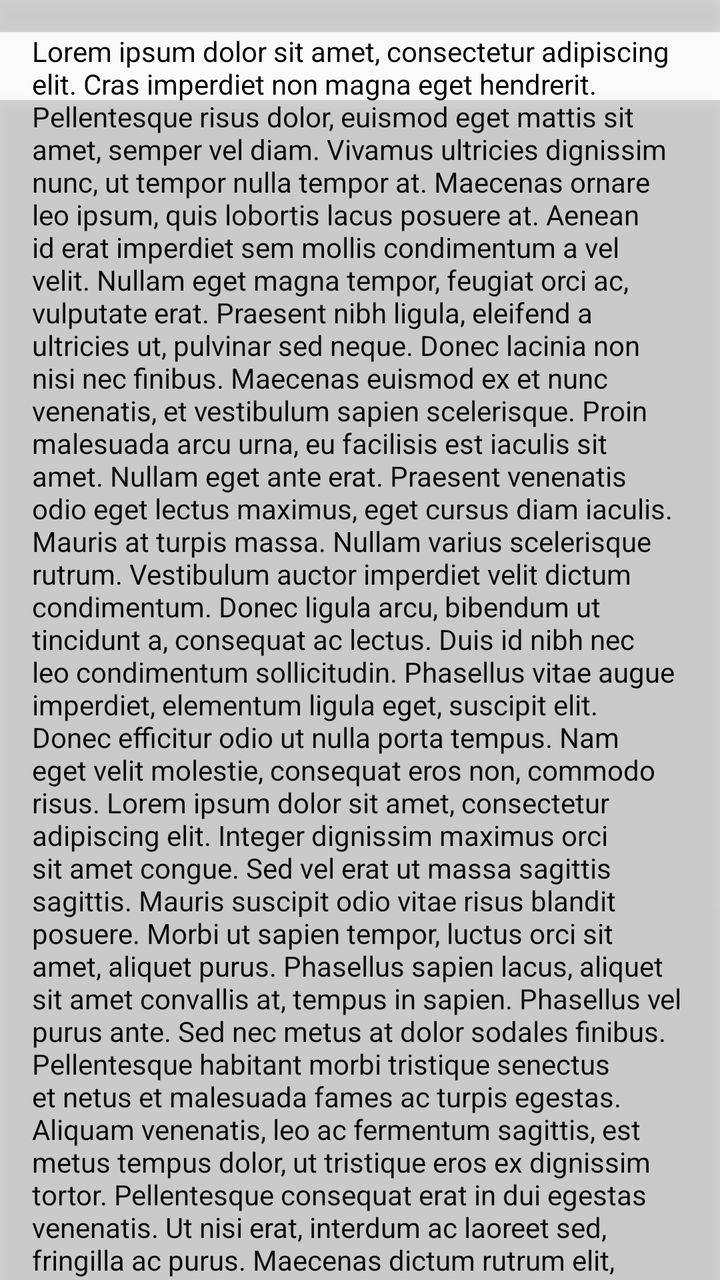
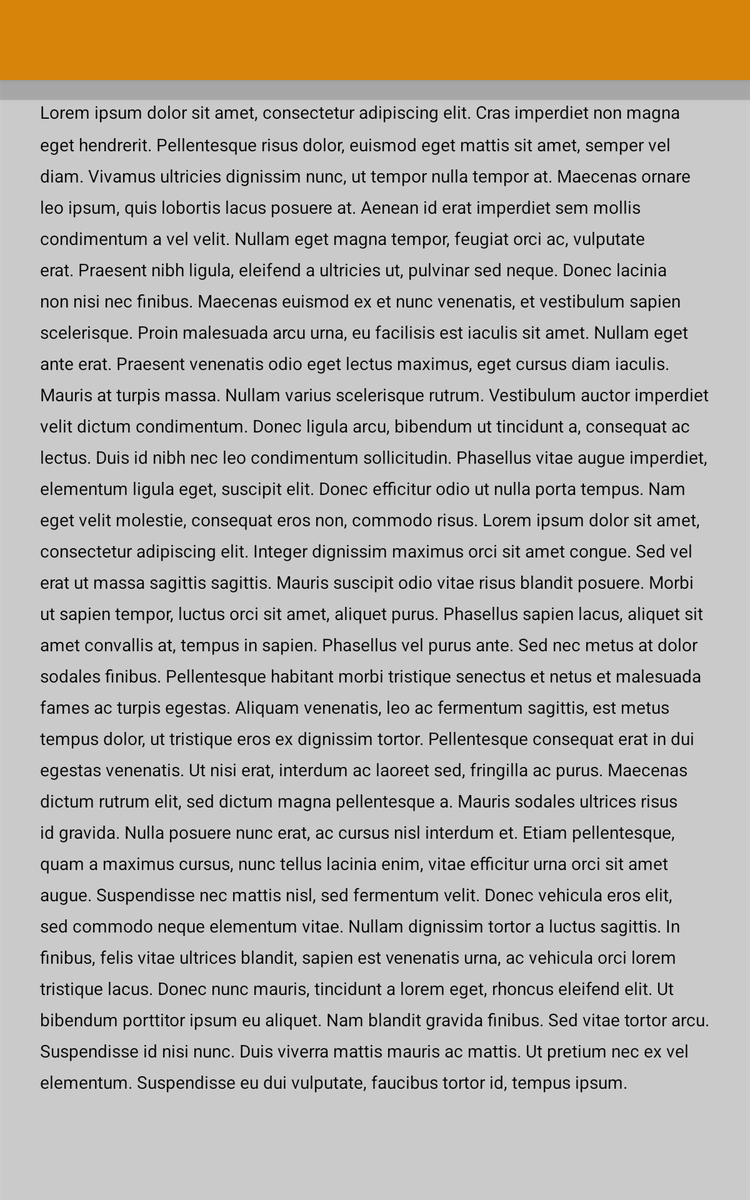

One screen, two layout resources from the same app: the default and the repository's alternative for another configuration. Each is rendered where Android would select it; the XML of both is given below.
<!-- AndroidManifest.xml: application theme AppTheme.MainActivity -->
<!-- res/layout/play_speech_fragment.xml -->
<?xml version="1.0" encoding="utf-8"?>
<FrameLayout xmlns:android="http://schemas.android.com/apk/res/android"
    xmlns:tools="http://schemas.android.com/tools"
    xmlns:app="http://schemas.android.com/apk/res-auto"
    android:orientation="vertical"
    android:layout_width="match_parent"
    android:layout_height="match_parent">

    <ScrollView
        android:layout_width="match_parent"
        android:layout_height="match_parent"
        android:id="@+id/scrollView"
        >
        <TextView
            android:layout_width="match_parent"
            android:layout_height="match_parent"
            android:layout_marginTop="@dimen/list_side_margin"
            android:layout_marginLeft="@dimen/list_side_margin"
            android:layout_marginRight="@dimen/list_side_margin"
            tools:text="@string/test_speech_value"
            android:textColor="@color/textColor"
            />
    </ScrollView>
    <View
        android:layout_width="match_parent"
        android:layout_height="@dimen/list_side_margin"
        android:background="@color/overlay"
        android:elevation="@dimen/appbar_elevation"
        android:layout_alignTop="@id/scrollView"
        />

    <View
        android:layout_width="match_parent"
        android:layout_height="match_parent"
        android:layout_marginTop="@dimen/scrolling_view_gap"
        android:layout_alignParentBottom="true"
        android:elevation="@dimen/appbar_elevation"
        android:background="@color/overlay"/>


</FrameLayout>
<!-- resources referenced by this layout -->
<resources>
  <color name="overlay">#33333333</color>
  <color name="textColor">#000000</color>
  <dimen name="appbar_elevation">4dp</dimen>
  <dimen name="list_side_margin">16dp</dimen>
  <dimen name="scrolling_view_gap">50dp</dimen>
  <string name="test_speech_value" translatable="false">Lorem ipsum dolor sit amet, consectetur adipiscing elit. Cras imperdiet non magna eget hendrerit. Pellentesque risus dolor, euismod eget mattis sit amet, semper vel diam. Vivamus ultricies dignissim nunc, ut tempor nulla tempor at. Maecenas ornare leo ipsum, quis lobortis lacus posuere at. Aenean id erat imperdiet sem mollis condimentum a vel velit. Nullam eget magna tempor, feugiat orci ac, vulputate erat. Praesent nibh ligula, eleifend a ultricies ut, pulvinar sed neque. Donec lacinia non nisi nec finibus. Maecenas euismod ex et nunc venenatis, et vestibulum sapien scelerisque. Proin malesuada arcu urna, eu facilisis est iaculis sit amet. Nullam eget ante erat.
  
  Praesent venenatis odio eget lectus maximus, eget cursus diam iaculis. Mauris at turpis massa. Nullam varius scelerisque rutrum. Vestibulum auctor imperdiet velit dictum condimentum. Donec ligula arcu, bibendum ut tincidunt a, consequat ac lectus. Duis id nibh nec leo condimentum sollicitudin. Phasellus vitae augue imperdiet, elementum ligula eget, suscipit elit. Donec efficitur odio ut nulla porta tempus. Nam eget velit molestie, consequat eros non, commodo risus. Lorem ipsum dolor sit amet, consectetur adipiscing elit. Integer dignissim maximus orci sit amet congue. Sed vel erat ut massa sagittis sagittis.
  
  Mauris suscipit odio vitae risus blandit posuere. Morbi ut sapien tempor, luctus orci sit amet, aliquet purus. Phasellus sapien lacus, aliquet sit amet convallis at, tempus in sapien. Phasellus vel purus ante. Sed nec metus at dolor sodales finibus. Pellentesque habitant morbi tristique senectus et netus et malesuada fames ac turpis egestas. Aliquam venenatis, leo ac fermentum sagittis, est metus tempus dolor, ut tristique eros ex dignissim tortor. Pellentesque consequat erat in dui egestas venenatis. Ut nisi erat, interdum ac laoreet sed, fringilla ac purus. Maecenas dictum rutrum elit, sed dictum magna pellentesque a.
  
  Mauris sodales ultrices risus id gravida. Nulla posuere nunc erat, ac cursus nisl interdum et. Etiam pellentesque, quam a maximus cursus, nunc tellus lacinia enim, vitae efficitur urna orci sit amet augue. Suspendisse nec mattis nisl, sed fermentum velit. Donec vehicula eros elit, sed commodo neque elementum vitae. Nullam dignissim tortor a luctus sagittis. In finibus, felis vitae ultrices blandit, sapien est venenatis urna, ac vehicula orci lorem tristique lacus.
  
  Donec nunc mauris, tincidunt a lorem eget, rhoncus eleifend elit. Ut bibendum porttitor ipsum eu aliquet. Nam blandit gravida finibus. Sed vitae tortor arcu. Suspendisse id nisi nunc. Duis viverra mattis mauris ac mattis. Ut pretium nec ex vel elementum. Suspendisse eu dui vulputate, faucibus tortor id, tempus ipsum.</string>
  <!-- from res/values-v21/ -->
  <style name="AppTheme.MainActivity" parent="@style/Theme.AppCompat.Light.NoActionBar">
          <item name="colorPrimary">@color/colorPrimary</item>
          <item name="colorPrimaryDark">@color/colorPrimaryDark</item>
          <item name="colorAccent">@color/colorAccent</item>
          <item name="android:textColorSecondary">@color/white</item>
          <item name="android:windowEnterTransition">@transition/slide_out</item>
          <item name="android:windowExitTransition">@transition/slide_out</item>
      </style>
  <color name="colorPrimary">#FF9800</color>
  <color name="colorPrimaryDark">#F57C00</color>
  <color name="colorAccent">#76FF03</color>
</resources>
<!-- res/layout-sw600dp/play_speech_fragment.xml (the repository's variant of the layout above) -->
<!-- drawn on a 7-inch tablet held upright -->
<?xml version="1.0" encoding="utf-8"?>
<FrameLayout xmlns:android="http://schemas.android.com/apk/res/android"
    xmlns:tools="http://schemas.android.com/tools"
    xmlns:app="http://schemas.android.com/apk/res-auto"
    android:layout_width="match_parent"
    android:layout_height="match_parent">

    <android.support.v7.widget.Toolbar
        android:id="@+id/toolbar"
        android:layout_width="match_parent"
        android:layout_height="?android:actionBarSize"
        android:elevation="@dimen/appbar_elevation"
        android:background="@color/colorPrimary"
        android:theme="@style/ThemeOverlay.AppCompat.Dark">

    </android.support.v7.widget.Toolbar>
    <ScrollView
        android:layout_width="match_parent"
        android:layout_height="match_parent"
        android:layout_marginTop="?android:actionBarSize"
        android:id="@+id/play_speech_scroll_view"
        >
        <TextView
            android:id="@+id/play_speech_display"
            android:layout_width="match_parent"
            android:layout_height="match_parent"
            android:layout_marginLeft="@dimen/list_side_margin"
            android:layout_marginRight="@dimen/list_side_margin"
            android:padding="@dimen/list_side_margin"
            android:lineSpacingMultiplier="@dimen/line_height"
            tools:text="@string/test_speech_value"
            android:textColor="@color/textColor"
            android:textDirection="anyRtl"
            />
    </ScrollView>
    <View
        android:id="@+id/play_speech_top_overlay"
        android:layout_width="match_parent"
        android:layout_height="@dimen/list_side_margin"
        android:layout_marginTop="?android:actionBarSize"
        android:background="@color/overlay"
        android:elevation="@dimen/appbar_elevation"
        android:layout_alignTop="@id/scrollView"
        />

    <View
        android:id="@+id/play_speech_bottom_overlay"
        android:layout_width="match_parent"
        android:layout_height="wrap_content"
        android:layout_gravity="bottom"
        android:elevation="@dimen/appbar_elevation"
        android:background="@color/overlay"/>

    <TextView
        android:id="@+id/countdowntimer"
        android:layout_width="wrap_content"
        android:layout_height="wrap_content"
        android:background="@color/cardview_dark_background"
        android:textColor="@color/titleColor"
        android:textAppearance="@style/TextAppearance.AppCompat.Large"
        android:layout_gravity="center"
        android:padding="@dimen/speech_side_margin"
        android:paddingLeft="@dimen/speech_side_margin"
        android:visibility="gone"
        android:textDirection="anyRtl"/>
</FrameLayout>
<!-- resources referenced by the variant -->
<!-- as a 7-inch tablet held upright resolves them -->
<resources>
  <color name="colorPrimary">#FF9800</color>
  <color name="overlay">#33333333</color>
  <color name="textColor">#000000</color>
  <dimen name="appbar_elevation">4dp</dimen>
  <item name="line_height" format="float" type="dimen">1.5</item>
  <dimen name="list_side_margin">16dp</dimen>
  <!-- from res/values-sw600dp/ -->
  <dimen name="speech_side_margin">32dp</dimen>
  <string name="test_speech_value" translatable="false">Lorem ipsum dolor sit amet, consectetur adipiscing elit. Cras imperdiet non magna eget hendrerit. Pellentesque risus dolor, euismod eget mattis sit amet, semper vel diam. Vivamus ultricies dignissim nunc, ut tempor nulla tempor at. Maecenas ornare leo ipsum, quis lobortis lacus posuere at. Aenean id erat imperdiet sem mollis condimentum a vel velit. Nullam eget magna tempor, feugiat orci ac, vulputate erat. Praesent nibh ligula, eleifend a ultricies ut, pulvinar sed neque. Donec lacinia non nisi nec finibus. Maecenas euismod ex et nunc venenatis, et vestibulum sapien scelerisque. Proin malesuada arcu urna, eu facilisis est iaculis sit amet. Nullam eget ante erat.
  
  Praesent venenatis odio eget lectus maximus, eget cursus diam iaculis. Mauris at turpis massa. Nullam varius scelerisque rutrum. Vestibulum auctor imperdiet velit dictum condimentum. Donec ligula arcu, bibendum ut tincidunt a, consequat ac lectus. Duis id nibh nec leo condimentum sollicitudin. Phasellus vitae augue imperdiet, elementum ligula eget, suscipit elit. Donec efficitur odio ut nulla porta tempus. Nam eget velit molestie, consequat eros non, commodo risus. Lorem ipsum dolor sit amet, consectetur adipiscing elit. Integer dignissim maximus orci sit amet congue. Sed vel erat ut massa sagittis sagittis.
  
  Mauris suscipit odio vitae risus blandit posuere. Morbi ut sapien tempor, luctus orci sit amet, aliquet purus. Phasellus sapien lacus, aliquet sit amet convallis at, tempus in sapien. Phasellus vel purus ante. Sed nec metus at dolor sodales finibus. Pellentesque habitant morbi tristique senectus et netus et malesuada fames ac turpis egestas. Aliquam venenatis, leo ac fermentum sagittis, est metus tempus dolor, ut tristique eros ex dignissim tortor. Pellentesque consequat erat in dui egestas venenatis. Ut nisi erat, interdum ac laoreet sed, fringilla ac purus. Maecenas dictum rutrum elit, sed dictum magna pellentesque a.
  
  Mauris sodales ultrices risus id gravida. Nulla posuere nunc erat, ac cursus nisl interdum et. Etiam pellentesque, quam a maximus cursus, nunc tellus lacinia enim, vitae efficitur urna orci sit amet augue. Suspendisse nec mattis nisl, sed fermentum velit. Donec vehicula eros elit, sed commodo neque elementum vitae. Nullam dignissim tortor a luctus sagittis. In finibus, felis vitae ultrices blandit, sapien est venenatis urna, ac vehicula orci lorem tristique lacus.
  
  Donec nunc mauris, tincidunt a lorem eget, rhoncus eleifend elit. Ut bibendum porttitor ipsum eu aliquet. Nam blandit gravida finibus. Sed vitae tortor arcu. Suspendisse id nisi nunc. Duis viverra mattis mauris ac mattis. Ut pretium nec ex vel elementum. Suspendisse eu dui vulputate, faucibus tortor id, tempus ipsum.</string>
  <!-- from res/values-sw600dp/ -->
  <style name="AppTheme.MainActivity" parent="@style/Theme.AppCompat.Light.DarkActionBar">
          <item name="colorPrimary">@color/colorPrimary</item>
          <item name="colorPrimaryDark">@color/colorPrimaryDark</item>
          <item name="colorAccent">@color/colorAccent</item>
          <item name="android:textColorSecondary">@color/white</item>
      </style>
  <color name="colorPrimaryDark">#F57C00</color>
  <color name="colorAccent">#76FF03</color>
</resources>
